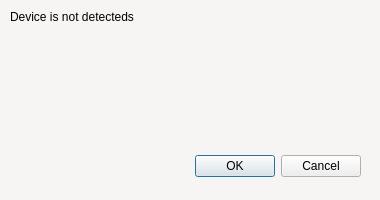
<?xml version="1.0" encoding="UTF-8"?>
<ui version="4.0">
 <class>Dialog</class>
 <widget class="QDialog" name="Dialog">
  <property name="geometry">
   <rect>
    <x>0</x>
    <y>0</y>
    <width>380</width>
    <height>200</height>
   </rect>
  </property>
  <property name="palette">
   <palette>
    <active>
     <colorrole role="Base">
      <brush brushstyle="SolidPattern">
       <color alpha="255">
        <red>255</red>
        <green>255</green>
        <blue>255</blue>
       </color>
      </brush>
     </colorrole>
     <colorrole role="Window">
      <brush brushstyle="SolidPattern">
       <color alpha="255">
        <red>246</red>
        <green>245</green>
        <blue>244</blue>
       </color>
      </brush>
     </colorrole>
     <colorrole role="Shadow">
      <brush brushstyle="SolidPattern">
       <color alpha="255">
        <red>154</red>
        <green>153</green>
        <blue>150</blue>
       </color>
      </brush>
     </colorrole>
    </active>
    <inactive>
     <colorrole role="Base">
      <brush brushstyle="SolidPattern">
       <color alpha="255">
        <red>252</red>
        <green>252</green>
        <blue>252</blue>
       </color>
      </brush>
     </colorrole>
     <colorrole role="Window">
      <brush brushstyle="SolidPattern">
       <color alpha="255">
        <red>246</red>
        <green>245</green>
        <blue>244</blue>
       </color>
      </brush>
     </colorrole>
     <colorrole role="Shadow">
      <brush brushstyle="SolidPattern">
       <color alpha="255">
        <red>154</red>
        <green>153</green>
        <blue>150</blue>
       </color>
      </brush>
     </colorrole>
    </inactive>
    <disabled>
     <colorrole role="Base">
      <brush brushstyle="SolidPattern">
       <color alpha="255">
        <red>246</red>
        <green>245</green>
        <blue>244</blue>
       </color>
      </brush>
     </colorrole>
     <colorrole role="Window">
      <brush brushstyle="SolidPattern">
       <color alpha="255">
        <red>246</red>
        <green>245</green>
        <blue>244</blue>
       </color>
      </brush>
     </colorrole>
     <colorrole role="Shadow">
      <brush brushstyle="SolidPattern">
       <color alpha="255">
        <red>154</red>
        <green>153</green>
        <blue>150</blue>
       </color>
      </brush>
     </colorrole>
    </disabled>
   </palette>
  </property>
  <property name="mouseTracking">
   <bool>true</bool>
  </property>
  <property name="windowTitle">
   <string>CUDA Device Info</string>
  </property>
  <property name="autoFillBackground">
   <bool>true</bool>
  </property>
  <property name="modal">
   <bool>true</bool>
  </property>
  <widget class="QDialogButtonBox" name="buttonBox">
   <property name="geometry">
    <rect>
     <x>20</x>
     <y>150</y>
     <width>341</width>
     <height>32</height>
    </rect>
   </property>
   <property name="orientation">
    <enum>Qt::Horizontal</enum>
   </property>
   <property name="standardButtons">
    <set>QDialogButtonBox::Cancel|QDialogButtonBox::Ok</set>
   </property>
  </widget>
  <widget class="QLabel" name="label">
   <property name="geometry">
    <rect>
     <x>10</x>
     <y>10</y>
     <width>355</width>
     <height>125</height>
    </rect>
   </property>
   <property name="sizePolicy">
    <sizepolicy hsizetype="Preferred" vsizetype="Preferred">
     <horstretch>0</horstretch>
     <verstretch>0</verstretch>
    </sizepolicy>
   </property>
   <property name="autoFillBackground">
    <bool>true</bool>
   </property>
   <property name="text">
    <string>Device is not detecteds</string>
   </property>
   <property name="textFormat">
    <enum>Qt::MarkdownText</enum>
   </property>
   <property name="alignment">
    <set>Qt::AlignLeading|Qt::AlignLeft|Qt::AlignTop</set>
   </property>
   <property name="wordWrap">
    <bool>true</bool>
   </property>
   <property name="indent">
    <number>-1</number>
   </property>
  </widget>
 </widget>
 <resources/>
 <connections>
  <connection>
   <sender>buttonBox</sender>
   <signal>accepted()</signal>
   <receiver>Dialog</receiver>
   <slot>accept()</slot>
   <hints>
    <hint type="sourcelabel">
     <x>248</x>
     <y>254</y>
    </hint>
    <hint type="destinationlabel">
     <x>157</x>
     <y>274</y>
    </hint>
   </hints>
  </connection>
  <connection>
   <sender>buttonBox</sender>
   <signal>rejected()</signal>
   <receiver>Dialog</receiver>
   <slot>reject()</slot>
   <hints>
    <hint type="sourcelabel">
     <x>316</x>
     <y>260</y>
    </hint>
    <hint type="destinationlabel">
     <x>286</x>
     <y>274</y>
    </hint>
   </hints>
  </connection>
 </connections>
</ui>
